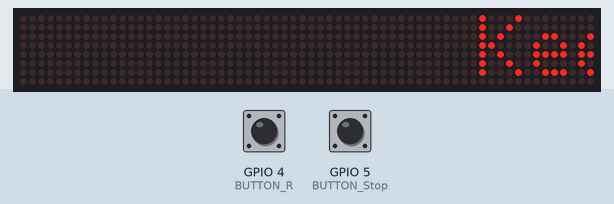
This sketch was run on a simulated ESP8266 (NodeMCU). On the bench: 64×8 LED matrix. The test bench sets the inputs (shaded band); at power-on: GPIO 4 (BUTTON_R) HIGH, GPIO 5 (BUTTON_Stop) HIGH. WiFi joins after 1.5 s; servers stay silent unless stated; what the sketch prints to the serial monitor is not drawn.

Above: at 2.75 s.
2.8 s: GPIO 4 (BUTTON_R) pulled LOW for 3.2 s
At 3.2 s:
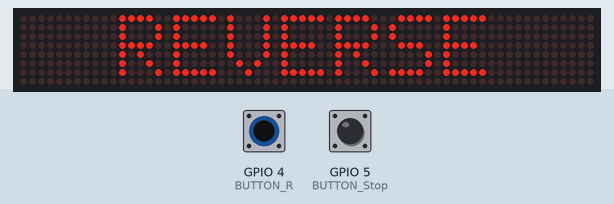
At 3.7 s:
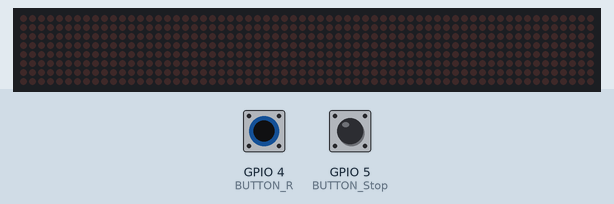
6.6 s: GPIO 4 (BUTTON_R) pulled LOW for 1 s
8.2 s: GPIO 5 (BUTTON_Stop) pulled LOW for 0.15 s
At 8.6 s:
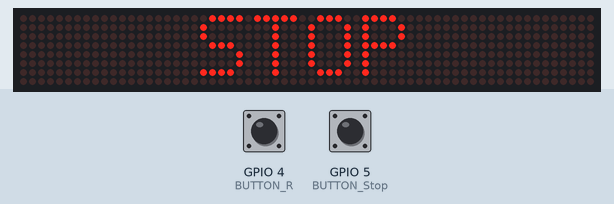
8.9 s: GPIO 5 (BUTTON_Stop) pulled LOW for 1 s
Timing chart, 0 to 11.5 s (numbered marks = the images above; inputs shaded):
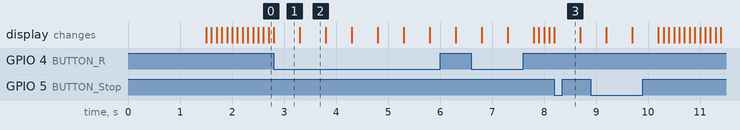

Measured:
- after the input at 2.8 s, the display: changes at once (image 1)
- after the input at 8.2 s, the display: changes at once (image 3)
- what the display in image 1 shows lasts 0.5 s, from 2.8 s to 3.3 s

The sketch:

LED_Webserver.ino
```cpp
//Display text in LED matrix Max7219, sent from webserver
//Dont forget to install or add zip library ESPAsyncWebServer:https://github.com/me-no-dev/ESPAsyncWebServer
//LED matrix library MD_MAX72XX library can be found at https://github.com/MajicDesigns/MD_MAX72XX
//Reference GPIO  https://randomnerdtutorials.com/esp8266-pinout-reference-gpios/

#include <Arduino.h>
#ifdef ESP32
#include <WiFi.h>
#include <AsyncTCP.h>
#else
#include <ESP8266WiFi.h>
#include <ESPAsyncTCP.h>
#endif
#include <ESPAsyncWebServer.h>

AsyncWebServer server(80);

// REPLACE WITH YOUR NETWORK CREDENTIALS
const char* ssid = "SSID";
const char* password = "SSID PASSWORD";

const char* PARAM_INPUT_1 = "input1";
const char* PARAM_INPUT_2 = "input2";

//Setup for LED Max7219==============================
#include <MD_Parola.h>
#include <MD_MAX72xx.h>
#include <SPI.h>
#define HARDWARE_TYPE MD_MAX72XX::FC16_HW
#define MAX_DEVICES 8
#define CS_PIN 15
// Hardware SPI connection
MD_Parola LED = MD_Parola(HARDWARE_TYPE, CS_PIN, MAX_DEVICES);
//====================================================

//configuration=======================================
String txt_default = "Keep a safe distance!";
String msg = txt_default;
bool static_led = false;
//===================================================

//Variables for button===============================
int BUTTON_Stop = 5; //button D1
bool status_button_stop = false;

int BUTTON_R = 4; //button D2
bool status_button_R = false;
//===================================================

// HTML web page to handle 2 input fields (input1, input2)
const char index_html[] PROGMEM = R"rawliteral(
<!DOCTYPE HTML><html><head>
  <title>Send Text To LED Matrix ESP</title>
  <meta name="viewport" content="width=device-width, initial-scale=1">
  </head><body>
  <h1>Display Text LED Matrix</h1>
  <form action="/get">
    Send Customize Text: <input type="text" name="input1">
    <input type="submit" value="Submit">
  </form><br>
  <form action="/get">
    Select Defined Text:<br>
  <input type="radio" name="input2" value="Welcome"> <label for="input2">Welcome</label><br>
  <input type="radio" name="input2" value="Thank You Bro!"> <label for="input2">Thank You Bro!</label><br>
  <input type="radio" name="input2" value="Be careful!"> <label for="input2">Be careful!</label><br>
  <input type="radio" name="input2" value="Sorry, I go first"> <label for="input2">Sorry, I go first</label><br>
  <input type="radio" name="input2" value="No overtaking!"> <label for="input2">No overtaking!</label><br>
  <input type="radio" name="input2" value="Traffic Jam ahead"> <label for="input2">Traffic Jam ahead</label><br>
    <input type="submit" value="Submit">
  </form><br>
</body></html>)rawliteral";

void notFound(AsyncWebServerRequest *request) {
  request->send(404, "text/plain", "Not found");
}

void setup() {
  Serial.begin(115200);

  //Start LED
  LED.begin();

  //setup button input===============
  pinMode(BUTTON_Stop, INPUT_PULLUP);
  pinMode(BUTTON_R, INPUT_PULLUP);
  //=================================

  WiFi.mode(WIFI_STA);
  WiFi.begin(ssid, password);
  if (WiFi.waitForConnectResult() != WL_CONNECTED) {
    Serial.println("WiFi Failed!");
    return;
  }
  Serial.println();
  Serial.print("IP Address: ");
  Serial.println(WiFi.localIP());

  // Send web page with input fields to client
  server.on("/", HTTP_GET, [](AsyncWebServerRequest * request) {
    request->send_P(200, "text/html", index_html);
  });

  // Send a GET request to <ESP_IP>/get?input1=<inputMessage>
  server.on("/get", HTTP_GET, [] (AsyncWebServerRequest * request) {
    String inputMessage;
    String inputParam;
    // GET input1 value on <ESP_IP>/get?input1=<inputMessage>
    if (request->hasParam(PARAM_INPUT_1)) {
      inputMessage = request->getParam(PARAM_INPUT_1)->value();
      inputParam = PARAM_INPUT_1;
    }
    // GET input2 value on <ESP_IP>/get?input2=<inputMessage>
    else if (request->hasParam(PARAM_INPUT_2)) {
      inputMessage = request->getParam(PARAM_INPUT_2)->value();
      inputParam = PARAM_INPUT_2;
    }
    else {
      inputMessage = "";
      inputParam = "none";
    }
    Serial.println(inputMessage);
    //Display Text
    if (inputMessage != "")
    {
      msg = inputMessage;
    }

    request->send(200, "text/html", "HTTP GET request sent to your ESP on input field ("
                  + inputParam + ") with value: " + inputMessage +
                  "<br><a href=\"/\">Return to Home Page</a>");
  });
  server.onNotFound(notFound);
  server.begin();
}

void loop() {
  //check trigger stop=================================
  int buttonValue1 = digitalRead(BUTTON_Stop);
  if (buttonValue1 == LOW )
  {
    if (status_button_stop == false)
    {
      static_led = true;
      msg = "STOP";
      status_button_stop = true;
    }
  }
  else if (buttonValue1 == HIGH)
  {
    if (status_button_stop == true)
    {
      status_button_stop = false;
      msg = txt_default;
      static_led = false;
    }
  }
  //===================================================
  //check trigger reverse=================================
  int buttonValue2 = digitalRead(BUTTON_R);
  if (buttonValue2 == LOW )
  {
    if (status_button_R == false)
    {
      static_led = true;
      msg = "REVERSE";
      status_button_R = true;
    }
  }
  else if (buttonValue2 == HIGH)
  {
    if (status_button_R == true)
    {
      status_button_R = false;
      msg = txt_default;
      static_led = false;
    }
  }
  //===================================================

  //show LED matrix====================================
  if (static_led == false)
  {
    if (LED.displayAnimate())
    LED.displayText(msg.c_str(), PA_LEFT, 100, 100, PA_SCROLL_LEFT, PA_SCROLL_LEFT);
  }
  else
  {
    LED.setTextAlignment(PA_CENTER);
    LED.print(msg.c_str());
    delay(500);
    LED.displayClear();
    delay(500);
  }
  //===================================================

}
```
